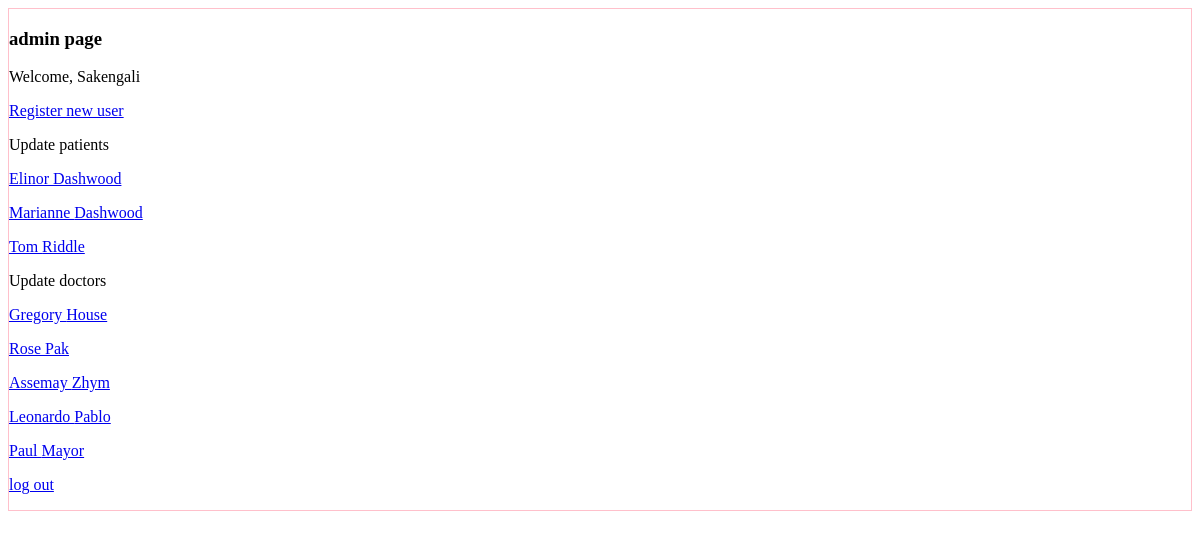
Page /users/personal (signed in) on the committed database.
### users/models.py (models this page shows, shortened)
class User(AbstractUser):
    name = models.CharField(max_length=30)
    surname = models.CharField(max_length=30)

class Patient(models.Model):
    user = models.OneToOneField(User, on_delete=models.CASCADE, primary_key=True)
    date_of_birth = models.DateField(blank=True)
    IIN = models.IntegerField(max_length=12, blank=True)
    gov_id = models.IntegerField(max_length=12,blank=True)
    name = models.CharField(max_length=50, blank=True)
    surname = models.CharField(max_length=50, blank=True)
    middle_name = models.CharField(max_length=50, blank=True)
    blood_group = models.CharField(max_length=2, blank=True, choices=blood_group_choices)
    contact_close = models.CharField(max_length=11,blank=True)
    phone_number = models.CharField(max_length=11,blank=True)
    address = models.CharField(max_length=50, blank=True)
    marital_status = models.CharField(max_length=10, blank=True, choices = marital_status_choices)
    registration_date = models.DateField(default = datetime.today())
    assigned_doctor = models.ForeignKey(Doctor, related_name='assigned_patients', on_delete=models.PROTECT, default = Doctor.objects.get(surname="House").pk) #why added pk?

class Doctor(models.Model):
    user = models.OneToOneField(User, on_delete=models.CASCADE, primary_key=True)
    date_of_birth = models.DateField(blank=True)
    IIN = models.IntegerField(max_length=12, blank=True)
    gov_id = models.IntegerField(max_length=12,blank=True)
    name = models.CharField(max_length=50, blank=True)
    surname = models.CharField(max_length=50, blank=True)
    middle_name = models.CharField(max_length=50, blank=True)
    phone_number = models.CharField(max_length=11,blank=True)
    spec = models.ForeignKey(Specialization, on_delete = models.SET_NULL, blank = True, null = True)
    experience = models.CharField(max_length=2, blank=True)
    photo = models.ImageField(upload_to='images', blank=True)
    category=models.CharField(max_length=10, blank=True)
    appointment_price = models.CharField(max_length = 7, blank=True)
    education = models.CharField(max_length=30, blank=True)
    rating = models.IntegerField(max_length = 2, blank=True)
    address = models.CharField(max_length = 30, blank=True)
    homepage = models.URLField(blank=True)

### users/views.py (the view)
# urls.py: path('personal', views.personal, name='personal'),
@login_required
def personal(request):
    user = request.user
    if is_patient(user):
        if not user.patient.chatrooms.first():
            Chatrooms.objects.create(patient = user.patient, doctor = user.patient.assigned_doctor)
        if request.method == "POST":
            user.email = request.POST["email"]
            user.save()
            user.patient.gov_id = request.POST["gov_id"]
            user.patient.name = request.POST["name"]
            user.patient.surname = request.POST["surname"]
            user.patient.middle_name = request.POST["middle_name"]
            user.patient.address = request.POST["address"]
            user.patient.phone_number = request.POST["phone_number"]
            user.patient.contact_close = request.POST["contact_close"]
            user.patient.save()
            return HttpResponseRedirect(reverse('personal'))
        return render(request, 'users/patient_page.html')
    elif is_doctor(user):
        return render(request, 'users/doctor_page.html')
    elif is_admin(user):
        patients = Patient.objects.all()
        doctors = Doctor.objects.all()
        return render(request, 'users/admin_page.html', {
            'patients' : patients, 'doctors' : doctors
        })
    return HttpResponseRedirect(reverse('admin:index'))

### users/views.py (called while the page is built)
def is_patient(user):
    try:
        if user.patient:
            return True
    except:
        return False

def is_doctor(user):
    try:
        if user.doctor:
            return True
    except:
        return False

def is_admin(user):
    return user.is_staff

### users/templates/users/admin_page.html (shortened to what this page needs)
{% extends 'users/layout.html' %}
{%block body%}
    <div style="border: 1px solid pink">
        <h3>admin page</h3>
        <p>Welcome, {{request.user.username}} </p>
        <p><a href="{% url 'register' %}">Register new user</a></p>
        <p>Update patients </p>
        {% for patient in patients%}
        <p><a href="{% url 'update' role='Patient' id=patient.user_id %}">{{ patient.name}} {{ patient.surname}}</a></p>
        {% endfor %}
        <p>Update doctors </p>
        {% for doctor in doctors%}
        <p><a href="{% url 'update' role='Doctor' id=doctor.user_id  %}">{{ doctor.name}} {{ doctor.surname}}</a></p>
        {% endfor %}
        <p><a href="{% url 'logout' %}">log out</a></p>
{% endblock %}

### rows in the picture
User: user.username "Sakengali"
Patient: name "Elinor", surname "Dashwood"
Patient: name "Marianne", surname "Dashwood"
Patient: name "Tom", surname "Riddle"
Doctor: name "Gregory", surname "House"
Doctor: name "Rose", surname "Pak"
Doctor: name "Assemay", surname "Zhym"
Doctor: name "Leonardo", surname "Pablo"
Doctor: name "Paul", surname "Mayor"
